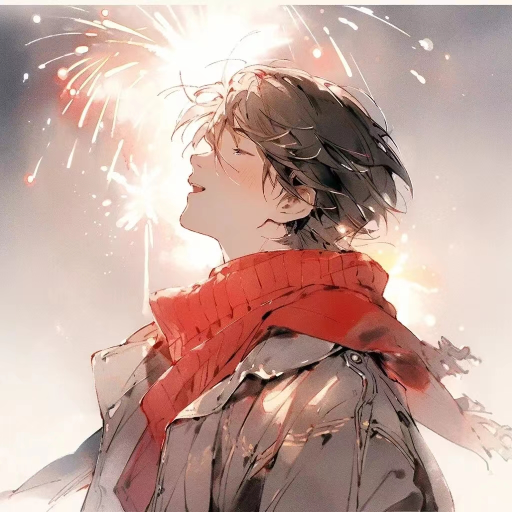
#> input picture public/images/icon/logo.png, 1024 x 1024 px (shown at 1/2 size)
$ python img.py
#> lines starting #> are read from the running program, lines starting #| are printed output that depends on the picture
import cv2
import os

current_dir = os.path.dirname(os.path.abspath(__file__))

img = cv2.imread(os.path.join(current_dir, 'logo.png'))
#> img is the input picture: shape (1024, 1024, 3); mean B, G, R 154.8, 163.6, 194.4
if img is None:
    print('Image load failed!')
    exit()

# resize image 32*32 48*48 72*72 128*128 144*144 180*180 192*192 256*256 512*512
for i in [32, 48, 72, 96, 128, 144, 180, 192, 256, 512]:
    img1 = cv2.resize(img, (i, i), interpolation=cv2.INTER_CUBIC)
    cv2.imwrite(os.path.join(current_dir, f'{i}.png'), img1)
#> this loop made 10 passes
#> pass 1, `img1 = cv2.resize(img, (i, i), interpolation=cv2.INTER_CUBIC)`:
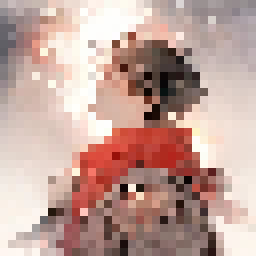
#> img1: shape (32, 32, 3) (shown 8 times larger); mean B, G, R 153.4, 162, 193.1
#> pass 2, `img1 = cv2.resize(img, (i, i), interpolation=cv2.INTER_CUBIC)`:
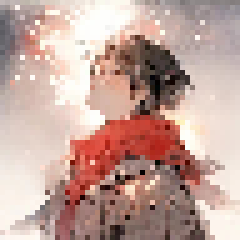
#> img1: shape (48, 48, 3) (shown 5 times larger); mean B, G, R 154.8, 163.5, 194.4
#> pass 3, `img1 = cv2.resize(img, (i, i), interpolation=cv2.INTER_CUBIC)`:
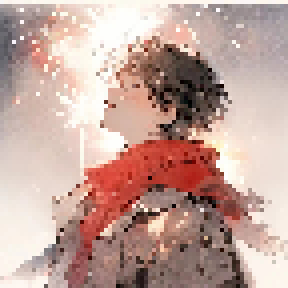
#> img1: shape (72, 72, 3) (shown 4 times larger); mean B, G, R 154.7, 163.5, 194.3
